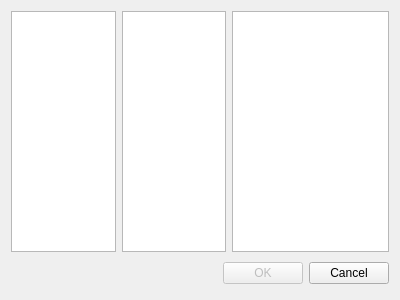
<?xml version="1.0" encoding="UTF-8"?>
<ui version="4.0">
 <class>MinerSelectionDialog</class>
 <widget class="QDialog" name="MinerSelectionDialog">
  <property name="geometry">
   <rect>
    <x>0</x>
    <y>0</y>
    <width>400</width>
    <height>300</height>
   </rect>
  </property>
  <property name="windowTitle">
   <string>Select miner</string>
  </property>
  <layout class="QVBoxLayout" name="verticalLayout">
   <item>
    <layout class="QHBoxLayout" name="horizontalLayout">
     <item>
      <widget class="QTreeView" name="hwComponentsView">
       <property name="sizePolicy">
        <sizepolicy hsizetype="Expanding" vsizetype="Expanding">
         <horstretch>2</horstretch>
         <verstretch>0</verstretch>
        </sizepolicy>
       </property>
       <property name="rootIsDecorated">
        <bool>false</bool>
       </property>
       <property name="itemsExpandable">
        <bool>false</bool>
       </property>
      </widget>
     </item>
     <item>
      <widget class="QTreeView" name="coinsView">
       <property name="sizePolicy">
        <sizepolicy hsizetype="Expanding" vsizetype="Expanding">
         <horstretch>2</horstretch>
         <verstretch>0</verstretch>
        </sizepolicy>
       </property>
       <property name="rootIsDecorated">
        <bool>false</bool>
       </property>
       <property name="itemsExpandable">
        <bool>false</bool>
       </property>
      </widget>
     </item>
     <item>
      <widget class="QTreeView" name="minersView">
       <property name="sizePolicy">
        <sizepolicy hsizetype="Expanding" vsizetype="Expanding">
         <horstretch>3</horstretch>
         <verstretch>0</verstretch>
        </sizepolicy>
       </property>
       <property name="rootIsDecorated">
        <bool>false</bool>
       </property>
       <property name="itemsExpandable">
        <bool>false</bool>
       </property>
      </widget>
     </item>
    </layout>
   </item>
   <item>
    <layout class="QHBoxLayout">
     <property name="spacing">
      <number>6</number>
     </property>
     <property name="leftMargin">
      <number>0</number>
     </property>
     <property name="topMargin">
      <number>0</number>
     </property>
     <property name="rightMargin">
      <number>0</number>
     </property>
     <property name="bottomMargin">
      <number>0</number>
     </property>
     <item>
      <spacer>
       <property name="orientation">
        <enum>Qt::Horizontal</enum>
       </property>
       <property name="sizeHint" stdset="0">
        <size>
         <width>131</width>
         <height>31</height>
        </size>
       </property>
      </spacer>
     </item>
     <item>
      <widget class="QPushButton" name="okButton">
       <property name="enabled">
        <bool>false</bool>
       </property>
       <property name="text">
        <string>OK</string>
       </property>
      </widget>
     </item>
     <item>
      <widget class="QPushButton" name="cancelButton">
       <property name="text">
        <string>Cancel</string>
       </property>
      </widget>
     </item>
    </layout>
   </item>
  </layout>
 </widget>
 <resources/>
 <connections>
  <connection>
   <sender>okButton</sender>
   <signal>clicked()</signal>
   <receiver>MinerSelectionDialog</receiver>
   <slot>accept()</slot>
   <hints>
    <hint type="sourcelabel">
     <x>278</x>
     <y>253</y>
    </hint>
    <hint type="destinationlabel">
     <x>96</x>
     <y>254</y>
    </hint>
   </hints>
  </connection>
  <connection>
   <sender>cancelButton</sender>
   <signal>clicked()</signal>
   <receiver>MinerSelectionDialog</receiver>
   <slot>reject()</slot>
   <hints>
    <hint type="sourcelabel">
     <x>369</x>
     <y>253</y>
    </hint>
    <hint type="destinationlabel">
     <x>179</x>
     <y>282</y>
    </hint>
   </hints>
  </connection>
 </connections>
</ui>
